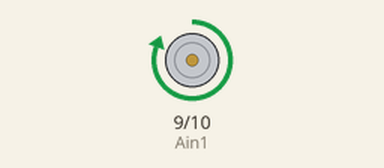
The sketch below on a simulated Arduino Uno, built with avr-gcc and run on an emulated ATmega328P. Shown: motor-driver pin pairs drawn as motors (green arrow = first pin HIGH = forward, orange = second pin HIGH = backward, longer = more drive).

Above: at 1.56 s.
At 4.68 s:
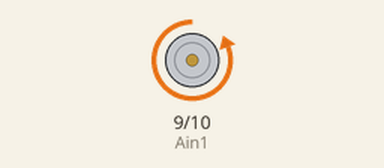
At 6.24 s:
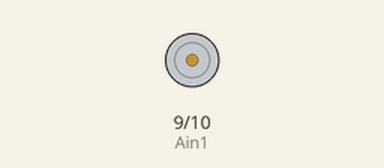
Timing chart, 0 to 8.1 s (numbered marks = the images above):
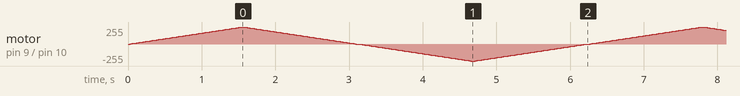

The sketch:

motor_controller.ino
```cpp
int Ain1 = 9;    // LED connected to digital pin 9
int Ain2 = 10;

void setup() {
  // nothing happens in setup
}

void l1() {
  // fade in from min to max in increments of 5 points:
  for (int fadeValue = 0 ; fadeValue <= 255; fadeValue += 5) {
    // sets the value (range from 0 to 255):
    analogWrite(Ain1, fadeValue);
    // wait for 30 milliseconds to see the dimming effect
    delay(30);
  }

  // fade out from max to min in increments of 5 points:
  for (int fadeValue = 255 ; fadeValue >= 0; fadeValue -= 5) {
    // sets the value (range from 0 to 255):
    analogWrite(Ain1, fadeValue);
    // wait for 30 milliseconds to see the dimming effect
    delay(30);
  }
}

void l2() {
  // fade in from min to max in increments of 5 points:
  for (int fadeValue = 0 ; fadeValue <= 255; fadeValue += 5) {
    // sets the value (range from 0 to 255):
    analogWrite(Ain2, fadeValue);
    // wait for 30 milliseconds to see the dimming effect
    delay(30);
  }

  // fade out from max to min in increments of 5 points:
  for (int fadeValue = 255 ; fadeValue >= 0; fadeValue -= 5) {
    // sets the value (range from 0 to 255):
    analogWrite(Ain2, fadeValue);
    // wait for 30 milliseconds to see the dimming effect
    delay(30);
  }
}


void loop() {
  l1();
  l2();

}
```

VL6180X.cpp
```cpp
#include <VL6180X.h>
#include <Wire.h>

// Defines /////////////////////////////////////////////////////////////////////

// The Arduino two-wire interface uses a 7-bit number for the address,
// and sets the last bit correctly based on reads and writes
#define ADDRESS_DEFAULT 0b0101001

// RANGE_SCALER values for 1x, 2x, 3x scaling - see STSW-IMG003 core/src/vl6180x_api.c (ScalerLookUP[])
static uint16_t const ScalerValues[] = {0, 253, 127, 84};

// Constructors ////////////////////////////////////////////////////////////////

VL6180X::VL6180X(void)
  : address(ADDRESS_DEFAULT)
  , scaling(0)
  , ptp_offset(0)
  , io_timeout(0) // no timeout
  , did_timeout(false)
{
}

// Public Methods //////////////////////////////////////////////////////////////

void VL6180X::setAddress(uint8_t new_addr)
{
  writeReg(I2C_SLAVE__DEVICE_ADDRESS, new_addr & 0x7F);
  address = new_addr;
}

// Initialize sensor with settings from ST application note AN4545, section 9 -
// "Mandatory : private registers"
void VL6180X::init()
{
  // Store part-to-part range offset so it can be adjusted if scaling is changed
  ptp_offset = readReg(SYSRANGE__PART_TO_PART_RANGE_OFFSET);

  if (readReg(SYSTEM__FRESH_OUT_OF_RESET) == 1)
  {
    scaling = 1;

    writeReg(0x207, 0x01);
    writeReg(0x208, 0x01);
    writeReg(0x096, 0x00);
    writeReg(0x097, 0xFD); // RANGE_SCALER = 253
    writeReg(0x0E3, 0x00);
    writeReg(0x0E4, 0x04);
    writeReg(0x0E5, 0x02);
    writeReg(0x0E6, 0x01);
    writeReg(0x0E7, 0x03);
    writeReg(0x0F5, 0x02);
    writeReg(0x0D9, 0x05);
    writeReg(0x0DB, 0xCE);
    writeReg(0x0DC, 0x03);
    writeReg(0x0DD, 0xF8);
    writeReg(0x09F, 0x00);
    writeReg(0x0A3, 0x3C);
    writeReg(0x0B7, 0x00);
    writeReg(0x0BB, 0x3C);
    writeReg(0x0B2, 0x09);
    writeReg(0x0CA, 0x09);
    writeReg(0x198, 0x01);
    writeReg(0x1B0, 0x17);
    writeReg(0x1AD, 0x00);
    writeReg(0x0FF, 0x05);
    writeReg(0x100, 0x05);
    writeReg(0x199, 0x05);
    writeReg(0x1A6, 0x1B);
    writeReg(0x1AC, 0x3E);
    writeReg(0x1A7, 0x1F);
    writeReg(0x030, 0x00);

    writeReg(SYSTEM__FRESH_OUT_OF_RESET, 0);
  }
  else
  {
    // Sensor has already been initialized, so try to get scaling settings by
    // reading registers.

    uint16_t s = readReg16Bit(RANGE_SCALER);

    if      (s == ScalerValues[3]) { scaling = 3; }
    else if (s == ScalerValues[2]) { scaling = 2; }
    else                           { scaling = 1; }

    // Adjust the part-to-part range offset value read earlier to account for
    // existing scaling. If the sensor was already in 2x or 3x scaling mode,
    // precision will be lost calculating the original (1x) offset, but this can
    // be resolved by resetting the sensor and Arduino again.
    ptp_offset *= scaling;
  }
}

// Configure some settings for the sensor's default behavior from AN4545 -
// "Recommended : Public registers" and "Optional: Public registers"
//
// Note that this function does not set up GPIO1 as an interrupt output as
// suggested, though you can do so by calling:
// writeReg(SYSTEM__MODE_GPIO1, 0x10);
void VL6180X::configureDefault(void)
{
  // "Recommended : Public registers"

  // readout__averaging_sample_period = 48
  writeReg(READOUT__AVERAGING_SAMPLE_PERIOD, 0x30);

  // sysals__analogue_gain_light = 6 (ALS gain = 1 nominal, actually 1.01 according to Table 14 in datasheet)
  writeReg(SYSALS__ANALOGUE_GAIN, 0x46);

  // sysrange__vhv_repeat_rate = 255 (auto Very High Voltage temperature recalibration after every 255 range measurements)
  writeReg(SYSRANGE__VHV_REPEAT_RATE, 0xFF);

  // sysals__integration_period = 99 (100 ms)
  // AN4545 incorrectly recommends writing to register 0x040; 0x63 should go in the lower byte, which is register 0x041.
  writeReg16Bit(SYSALS__INTEGRATION_PERIOD, 0x0063);

  // sysrange__vhv_recalibrate = 1 (manually trigger a VHV recalibration)
  writeReg(SYSRANGE__VHV_RECALIBRATE, 0x01);


  // "Optional: Public registers"

  // sysrange__intermeasurement_period = 9 (100 ms)
  writeReg(SYSRANGE__INTERMEASUREMENT_PERIOD, 0x09);

  // sysals__intermeasurement_period = 49 (500 ms)
  writeReg(SYSALS__INTERMEASUREMENT_PERIOD, 0x31);

  // als_int_mode = 4 (ALS new sample ready interrupt); range_int_mode = 4 (range new sample ready interrupt)
  writeReg(SYSTEM__INTERRUPT_CONFIG_GPIO, 0x24);


  // Reset other settings to power-on defaults

  // sysrange__max_convergence_time = 49 (49 ms)
  writeReg(VL6180X::SYSRANGE__MAX_CONVERGENCE_TIME, 0x31);

  // disable interleaved mode
  writeReg(INTERLEAVED_MODE__ENABLE, 0);

  // reset range scaling factor to 1x
  setScaling(1);
}

// Writes an 8-bit register
void VL6180X::writeReg(uint16_t reg, uint8_t value)
{
  Wire.beginTransmission(address);
  Wire.write((reg >> 8) & 0xff);  // reg high byte
  Wire.write(reg & 0xff);         // reg low byte
  Wire.write(value);
  last_status = Wire.endTransmission();
}

// Writes a 16-bit register
void VL6180X::writeReg16Bit(uint16_t reg, uint16_t value)
{
  Wire.beginTransmission(address);
  Wire.write((reg >> 8) & 0xff);  // reg high byte
  Wire.write(reg & 0xff);         // reg low byte
  Wire.write((value >> 8) & 0xff);  // value high byte
  Wire.write(value & 0xff);         // value low byte
  last_status = Wire.endTransmission();
}

// Writes a 32-bit register
void VL6180X::writeReg32Bit(uint16_t reg, uint32_t value)
{
  Wire.beginTransmission(address);
  Wire.write((reg >> 8) & 0xff);  // reg high byte
  Wire.write(reg & 0xff);         // reg low byte
  Wire.write((value >> 24) & 0xff); // value highest byte
  Wire.write((value >> 16) & 0xff);
  Wire.write((value >> 8) & 0xff);
  Wire.write(value & 0xff);         // value lowest byte
  last_status = Wire.endTransmission();
}

// Reads an 8-bit register
uint8_t VL6180X::readReg(uint16_t reg)
{
  uint8_t value;

  Wire.beginTransmission(address);
  Wire.write((reg >> 8) & 0xff);  // reg high byte
  Wire.write(reg & 0xff);         // reg low byte
  last_status = Wire.endTransmission();

  Wire.requestFrom(address, (uint8_t)1);
  value = Wire.read();
  Wire.endTransmission();

  return value;
}

// Reads a 16-bit register
uint16_t VL6180X::readReg16Bit(uint16_t reg)
{
  uint16_t value;

  Wire.beginTransmission(address);
  Wire.write((reg >> 8) & 0xff);  // reg high byte
  Wire.write(reg & 0xff);         // reg low byte
  last_status = Wire.endTransmission();

  Wire.requestFrom(address, (uint8_t)2);
  value = (uint16_t)Wire.read() << 8; // value high byte
  value |= Wire.read();               // value low byte
  Wire.endTransmission();

  return value;
}

// Reads a 32-bit register
uint32_t VL6180X::readReg32Bit(uint16_t reg)
{
  uint32_t value;

  Wire.beginTransmission(address);
  Wire.write((reg >> 8) & 0xff);  // reg high byte
  Wire.write(reg & 0xff);         // reg low byte
  last_status = Wire.endTransmission();

  Wire.requestFrom(address, (uint8_t)4);
  value = (uint32_t)Wire.read() << 24;  // value highest byte
  value |= (uint32_t)Wire.read() << 16;
  value |= (uint16_t)Wire.read() << 8;
  value |= Wire.read();                 // value lowest byte
  Wire.endTransmission();

  return value;
}

// Set range scaling factor. The sensor uses 1x scaling by default, giving range
// measurements in units of mm. Increasing the scaling to 2x or 3x makes it give
// raw values in units of 2 mm or 3 mm instead. In other words, a bigger scaling
// factor increases the sensor's potential maximum range but reduces its
// resolution.

// Implemented using ST's VL6180X API as a reference (STSW-IMG003); see
// VL6180x_UpscaleSetScaling() in vl6180x_api.c.
void VL6180X::setScaling(uint8_t new_scaling)
{
  uint8_t const DefaultCrosstalkValidHeight = 20; // default value of SYSRANGE__CROSSTALK_VALID_HEIGHT

  // do nothing if scaling value is invalid
  if (new_scaling < 1 || new_scaling > 3) { return; }

  scaling = new_scaling;
  writeReg16Bit(RANGE_SCALER, ScalerValues[scaling]);

  // apply scaling on part-to-part offset
  writeReg(VL6180X::SYSRANGE__PART_TO_PART_RANGE_OFFSET, ptp_offset / scaling);

  // apply scaling on CrossTalkValidHeight
  writeReg(VL6180X::SYSRANGE__CROSSTALK_VALID_HEIGHT, DefaultCrosstalkValidHeight / scaling);

  // This function does not apply scaling to RANGE_IGNORE_VALID_HEIGHT.

  // enable early convergence estimate only at 1x scaling
  uint8_t rce = readReg(VL6180X::SYSRANGE__RANGE_CHECK_ENABLES);
  writeReg(VL6180X::SYSRANGE__RANGE_CHECK_ENABLES, (rce & 0xFE) | (scaling == 1));
}

// Performs a single-shot ranging measurement
uint8_t VL6180X::readRangeSingle()
{
  writeReg(SYSRANGE__START, 0x01);
  return readRangeContinuous();
}

// Performs a single-shot ambient light measurement
uint16_t VL6180X::readAmbientSingle()
{
  writeReg(SYSALS__START, 0x01);
  return readAmbientContinuous();
}

// Starts continuous ranging measurements with the given period in ms
// (10 ms resolution; defaults to 100 ms if not specified).
//
// The period must be greater than the time it takes to perform a
// measurement. See section 2.4.4 ("Continuous mode limits") in the datasheet
// for details.
void VL6180X::startRangeContinuous(uint16_t period)
{
  int16_t period_reg = (int16_t)(period / 10) - 1;
  period_reg = constrain(period_reg, 0, 254);

  writeReg(SYSRANGE__INTERMEASUREMENT_PERIOD, period_reg);
  writeReg(SYSRANGE__START, 0x03);
}

// Starts continuous ambient light measurements with the given period in ms
// (10 ms resolution; defaults to 500 ms if not specified).
//
// The period must be greater than the time it takes to perform a
// measurement. See section 2.4.4 ("Continuous mode limits") in the datasheet
// for details.
void VL6180X::startAmbientContinuous(uint16_t period)
{
  int16_t period_reg = (int16_t)(period / 10) - 1;
  period_reg = constrain(period_reg, 0, 254);

  writeReg(SYSALS__INTERMEASUREMENT_PERIOD, period_reg);
  writeReg(SYSALS__START, 0x03);
}

// Starts continuous interleaved measurements with the given period in ms
// (10 ms resolution; defaults to 500 ms if not specified). In this mode, each
// ambient light measurement is immediately followed by a range measurement.
//
// The datasheet recommends using this mode instead of running "range and ALS
// continuous modes simultaneously (i.e. asynchronously)".
//
// The period must be greater than the time it takes to perform both
// measurements. See section 2.4.4 ("Continuous mode limits") in the datasheet
// for details.
void VL6180X::startInterleavedContinuous(uint16_t period)
{
  int16_t period_reg = (int16_t)(period / 10) - 1;
  period_reg = constrain(period_reg, 0, 254);

  writeReg(INTERLEAVED_MODE__ENABLE, 1);
  writeReg(SYSALS__INTERMEASUREMENT_PERIOD, period_reg);
  writeReg(SYSALS__START, 0x03);
}

// Stops continuous mode. This will actually start a single measurement of range
// and/or ambient light if continuous mode is not active, so it's a good idea to
// wait a few hundred ms after calling this function to let that complete
// before starting continuous mode again or taking a reading.
void VL6180X::stopContinuous()
{

  writeReg(SYSRANGE__START, 0x01);
  writeReg(SYSALS__START, 0x01);

  writeReg(INTERLEAVED_MODE__ENABLE, 0);
}

// Returns a range reading when continuous mode is activated
// (readRangeSingle() also calls this function after starting a single-shot
// range measurement)
uint8_t VL6180X::readRangeContinuous()
{
  uint16_t millis_start = millis();
  while ((readReg(RESULT__INTERRUPT_STATUS_GPIO) & 0x04) == 0)
  {
    if (io_timeout > 0 && ((uint16_t)millis() - millis_start) > io_timeout)
    {
      did_timeout = true;
      return 255;
    }
  }

  uint8_t range = readReg(RESULT__RANGE_VAL);
  writeReg(SYSTEM__INTERRUPT_CLEAR, 0x01);

  return range;
}

// Returns an ambient light reading when continuous mode is activated
// (readAmbientSingle() also calls this function after starting a single-shot
// ambient light measurement)
uint16_t VL6180X::readAmbientContinuous()
{
  uint16_t millis_start = millis();
  while ((readReg(RESULT__INTERRUPT_STATUS_GPIO) & 0x20) == 0)
  {
    if (io_timeout > 0 && ((uint16_t)millis() - millis_start) > io_timeout)
    {
      did_timeout = true;
      return 0;
    }
  }

  uint16_t ambient = readReg16Bit(RESULT__ALS_VAL);
  writeReg(SYSTEM__INTERRUPT_CLEAR, 0x02);

  return ambient;
}

// Did a timeout occur in one of the read functions since the last call to
// timeoutOccurred()?
bool VL6180X::timeoutOccurred()
{
  bool tmp = did_timeout;
  did_timeout = false;
  return tmp;
}
```

Source omitted: VL6180X.h (5221 bytes)
